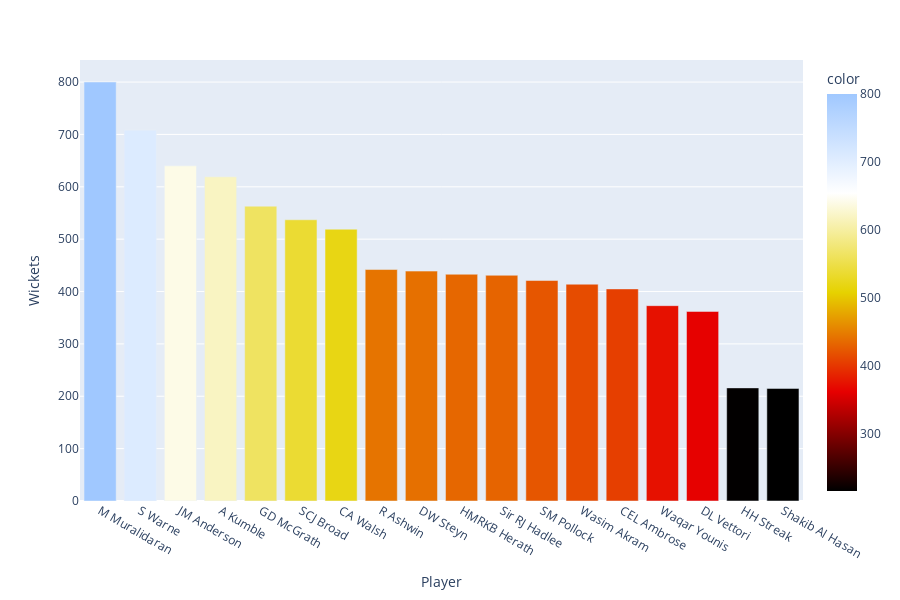

Notebook source saved alongside this figure:
### Code cell
df = px.data.tips()
fig = px.bar(Group_data, x=Group_data['Player '].head(2).values, y=Group_data['Wickets '].head(2).values,
             color=Group_data['Wickets '].head(2),
             labels={'y':'Wickets','x':'Player'}, height=600)
fig.update_traces(textfont_size=12, textangle=0, textposition="outside", cliponaxis=False)
fig.show()

### Figure 1 — Plotly figure (JSON) as saved in the notebook; plotly's stock layout.template omitted (floating-point values rounded to 4 significant figures)
{"data": [{"alignmentgroup": "True", "cliponaxis": false, "hovertemplate": "Player=%{x}<br>Wickets=%{y}<br>color=%{marker.color}<extra></extra>", "legendgroup": "", "marker": {"color": [800, 708, 640, 619, 563, 537, 519, 442, 439, 433, 431, 421, 414, 405, 373, 362, 216, 215], "coloraxis": "coloraxis", "pattern": {"shape": ""}}, "name": "", "offsetgroup": "", "orientation": "v", "showlegend": false, "textangle": 0, "textfont": {"size": 12}, "textposition": "outside", "type": "bar", "x": ["M Muralidaran ", "S Warne", "JM Anderson ", "A Kumble ", "GD McGrath", "SCJ Broad", "CA Walsh ", "R Ashwin ", "DW Steyn ", "HMRKB Herath ", "Sir RJ Hadlee", "SM Pollock ", "Wasim Akram ", "CEL Ambrose", "Waqar Younis ", "DL Vettori", "HH Streak ", "Shakib Al Hasan "], "xaxis": "x", "y": [800, 708, 640, 619, 563, 537, 519, 442, 439, 433, 431, 421, 414, 405, 373, 362, 216, 215], "yaxis": "y"}], "layout": {"barmode": "relative", "coloraxis": {"colorbar": {"title": {"text": "color"}}, "colorscale": [[0, "rgb(0,0,0)"], [0.25, "rgb(230,0,0)"], [0.5, "rgb(230,210,0)"], [0.75, "rgb(255,255,255)"], [1, "rgb(160,200,255)"]]}, "height": 600, "legend": {"tracegroupgap": 0}, "margin": {"t": 60}, "xaxis": {"anchor": "y", "domain": [0, 1], "title": {"text": "Player"}}, "yaxis": {"anchor": "x", "domain": [0, 1], "title": {"text": "Wickets"}}}}
